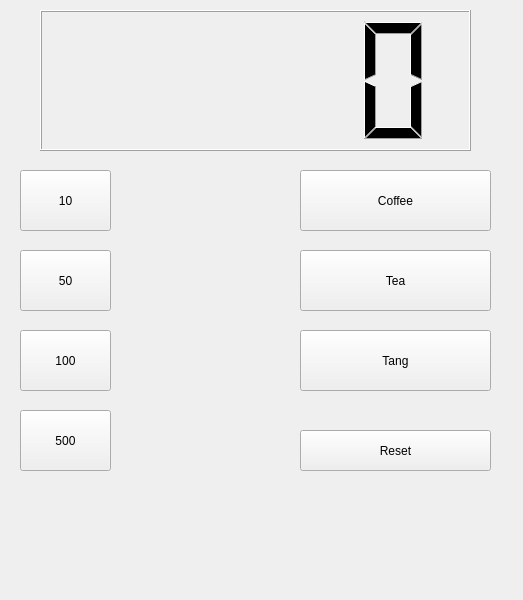
<?xml version="1.0" encoding="UTF-8"?>
<ui version="4.0">
 <class>Widget</class>
 <widget class="QWidget" name="Widget">
  <property name="geometry">
   <rect>
    <x>0</x>
    <y>0</y>
    <width>523</width>
    <height>600</height>
   </rect>
  </property>
  <property name="windowTitle">
   <string>Widget</string>
  </property>
  <widget class="QLCDNumber" name="lcdNumber">
   <property name="geometry">
    <rect>
     <x>40</x>
     <y>10</y>
     <width>431</width>
     <height>141</height>
    </rect>
   </property>
  </widget>
  <widget class="QPushButton" name="pbCoin10">
   <property name="geometry">
    <rect>
     <x>20</x>
     <y>170</y>
     <width>91</width>
     <height>61</height>
    </rect>
   </property>
   <property name="text">
    <string>10</string>
   </property>
  </widget>
  <widget class="QPushButton" name="pbCoin50">
   <property name="geometry">
    <rect>
     <x>20</x>
     <y>250</y>
     <width>91</width>
     <height>61</height>
    </rect>
   </property>
   <property name="text">
    <string>50</string>
   </property>
  </widget>
  <widget class="QPushButton" name="pbCoin100">
   <property name="geometry">
    <rect>
     <x>20</x>
     <y>330</y>
     <width>91</width>
     <height>61</height>
    </rect>
   </property>
   <property name="text">
    <string>100</string>
   </property>
  </widget>
  <widget class="QPushButton" name="pbCoin500">
   <property name="geometry">
    <rect>
     <x>20</x>
     <y>410</y>
     <width>91</width>
     <height>61</height>
    </rect>
   </property>
   <property name="text">
    <string>500</string>
   </property>
  </widget>
  <widget class="QPushButton" name="pbCoffee">
   <property name="geometry">
    <rect>
     <x>300</x>
     <y>170</y>
     <width>191</width>
     <height>61</height>
    </rect>
   </property>
   <property name="text">
    <string>Coffee</string>
   </property>
  </widget>
  <widget class="QPushButton" name="pbTea">
   <property name="geometry">
    <rect>
     <x>300</x>
     <y>250</y>
     <width>191</width>
     <height>61</height>
    </rect>
   </property>
   <property name="text">
    <string>Tea</string>
   </property>
  </widget>
  <widget class="QPushButton" name="pbTang">
   <property name="geometry">
    <rect>
     <x>300</x>
     <y>330</y>
     <width>191</width>
     <height>61</height>
    </rect>
   </property>
   <property name="text">
    <string>Tang</string>
   </property>
  </widget>
  <widget class="QPushButton" name="pbReset">
   <property name="geometry">
    <rect>
     <x>300</x>
     <y>430</y>
     <width>191</width>
     <height>41</height>
    </rect>
   </property>
   <property name="text">
    <string>Reset</string>
   </property>
  </widget>
 </widget>
 <resources/>
 <connections/>
</ui>
